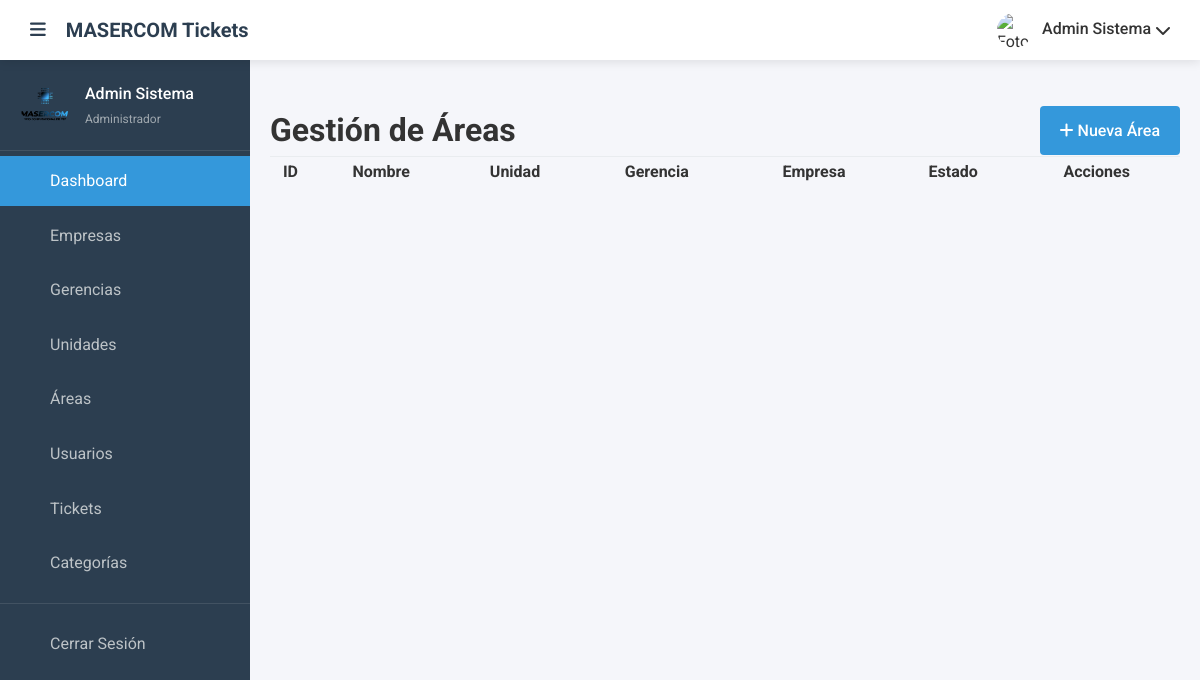
/admin/areas.php (signed in), run on an earlier commit of the app's database.
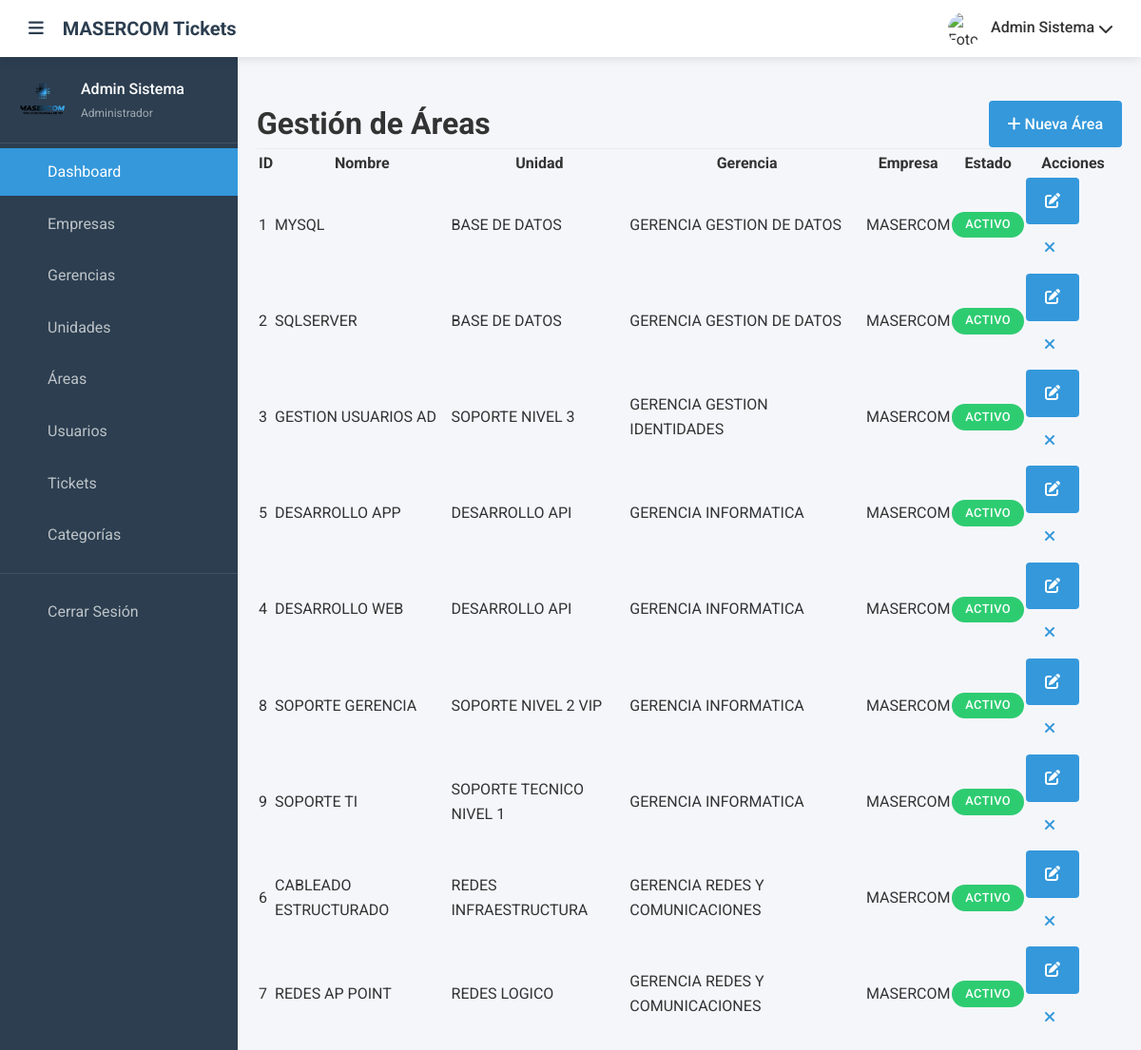
And on a later commit of the database.
### tables this page shows
CREATE TABLE `areas` (
  `id` int(11) NOT NULL,
  `id_unidad` int(11) NOT NULL,
  `nombre` varchar(100) NOT NULL,
  `descripcion` text DEFAULT NULL,
  `estado` tinyint(1) DEFAULT 1,
  `fecha_creacion` datetime DEFAULT current_timestamp()
);

CREATE TABLE `unidades` (
  `id` int(11) NOT NULL,
  `id_gerencia` int(11) NOT NULL,
  `nombre` varchar(100) NOT NULL,
  `descripcion` text DEFAULT NULL,
  `estado` tinyint(1) DEFAULT 1,
  `fecha_creacion` datetime DEFAULT current_timestamp()
);

CREATE TABLE `gerencias` (
  `id` int(11) NOT NULL,
  `id_empresa` int(11) NOT NULL,
  `nombre` varchar(100) NOT NULL,
  `descripcion` text DEFAULT NULL,
  `estado` tinyint(1) DEFAULT 1,
  `fecha_creacion` datetime DEFAULT current_timestamp()
);

CREATE TABLE `empresas` (
  `id` int(11) NOT NULL,
  `nombre` varchar(100) NOT NULL,
  `direccion` text DEFAULT NULL,
  `telefono` varchar(20) DEFAULT NULL,
  `estado` tinyint(1) DEFAULT 1,
  `fecha_creacion` datetime DEFAULT current_timestamp()
);

### admin/areas.php (the view, shortened to what this page needs)
<?php
$db = new Database();
$conn = $db->getConnection();
$action = $_GET['action'] ?? 'list';
$query = "SELECT a.*, u.nombre as unidad_nombre, g.nombre as gerencia_nombre, e.nombre as empresa_nombre
          FROM areas a
          JOIN unidades u ON a.id_unidad = u.id
          JOIN gerencias g ON u.id_gerencia = g.id
          JOIN empresas e ON g.id_empresa = e.id
          ORDER BY e.nombre, g.nombre, u.nombre, a.nombre";
$stmt = $conn->query($query);
$areas = $stmt->fetchAll(PDO::FETCH_ASSOC);
?>
<!DOCTYPE html>
<html lang="es">
<head>
    <link rel="stylesheet" href="../assets/css/style.css">
    <link rel="stylesheet" href="../assets/css/dashboard.css">
    <link rel="stylesheet" href="https://cdn.datatables.net/1.11.5/css/jquery.dataTables.min.css">
    <link rel="stylesheet" href="https://cdnjs.cloudflare.com/ajax/libs/font-awesome/6.0.0-beta3/css/all.min.css">
    <link rel="stylesheet" href="../assets/css/profesional.css">
</head>
<body>
    <?php $show_header = true; include '../includes/header.php'; ?>
    <div class="container">
        <?php include 'sidebar.php'; ?>
        <main class="main-content">
            <div class="page-header">
                <h1>Gestión de Áreas</h1>
                <div class="actions">
                    <?php if ($action != 'list'): ?>
                    <a href="areas.php" class="btn btn-secondary"><i class="fas fa-arrow-left"></i> Volver a la lista</a>
                    <?php else: ?>
                    <a href="areas.php?action=create" class="btn btn-primary"><i class="fas fa-plus"></i> Nueva Área</a>
                    <?php endif; ?>
                </div>
            </div>
            <?php if ($action == 'list'): ?>
                <div class="card">
                    <div class="card-body">
                        <table id="areasTable" class="display" style="width:100%">
                            <thead>
                                <tr>
                                    <th>ID</th>
                                    <th>Nombre</th>
                                    <th>Unidad</th>
                                    <th>Gerencia</th>
                                    <th>Empresa</th>
                                    <th>Estado</th>
                                    <th>Acciones</th>
                                </tr>
                            </thead>
                            <tbody>
                                <?php foreach ($areas as $area): ?>
                                    <tr>
                                        <td><?php echo $area['id']; ?></td>
                                        <td><?php echo htmlspecialchars($area['nombre']); ?></td>
                                        <td><?php echo htmlspecialchars($area['unidad_nombre']); ?></td>
                                        <td><?php echo htmlspecialchars($area['gerencia_nombre']); ?></td>
                                        <td><?php echo htmlspecialchars($area['empresa_nombre']); ?></td>
                                        <td><span class="badge <?php echo $area['estado'] ? 'badge-success' : 'badge-danger'; ?>"><?php echo $area['estado'] ? 'Activo' : 'Inactivo'; ?></span></td>
                                        <td>
                                            <a href="areas.php?action=edit&id=<?php echo $area['id']; ?>" class="btn btn-sm btn-primary" title="Editar"><i class="fas fa-edit"></i></a>
                                            <a href="areas.php?toggle=1&id=<?php echo $area['id']; ?>" class="btn btn-sm btn-<?php echo $area['estado'] ? 'warning' : 'success'; ?>" title="<?php echo $area['estado'] ? 'Desactivar' : 'Activar'; ?>"><i class="fas fa-<?php echo $area['estado'] ? 'times' : 'check'; ?>"></i></a>
                                        </td>
                                    </tr>
                                <?php endforeach; ?>
                            </tbody>
                        </table>
                    </div>
                </div>
            <?php endif; ?>
        </main>
    </div>
</body>
</html>

What changed in the data, as far as the page shows it:
added areas: id "1", nombre "MYSQL", id_unidad.nombre "BASE DE DATOS", gerencias.nombre "GERENCIA GESTION DE DATOS", empresas.nombre "MASERCOM", estado "ACTIVO"
added areas: id "2", nombre "SQLSERVER", id_unidad.nombre "BASE DE DATOS", gerencias.nombre "GERENCIA GESTION DE DATOS", empresas.nombre "MASERCOM", estado "ACTIVO"
added areas: id "3", nombre "GESTION USUARIOS AD", id_unidad.nombre "SOPORTE NIVEL 3", gerencias.nombre "GERENCIA GESTION IDENTIDADES", empresas.nombre "MASERCOM", estado "ACTIVO"
added areas: id "5", nombre "DESARROLLO APP", id_unidad.nombre "DESARROLLO API", gerencias.nombre "GERENCIA INFORMATICA", empresas.nombre "MASERCOM", estado "ACTIVO"
added areas: id "4", nombre "DESARROLLO WEB", id_unidad.nombre "DESARROLLO API", gerencias.nombre "GERENCIA INFORMATICA", empresas.nombre "MASERCOM", estado "ACTIVO"
added areas: id "8", nombre "SOPORTE GERENCIA", id_unidad.nombre "SOPORTE NIVEL 2 VIP", gerencias.nombre "GERENCIA INFORMATICA", empresas.nombre "MASERCOM", estado "ACTIVO"
added areas: id "9", nombre "SOPORTE TI", id_unidad.nombre "SOPORTE TECNICO NIVEL 1", gerencias.nombre "GERENCIA INFORMATICA", empresas.nombre "MASERCOM", estado "ACTIVO"
added areas: id "6", nombre "CABLEADO ESTRUCTURADO", id_unidad.nombre "REDES INFRAESTRUCTURA", gerencias.nombre "GERENCIA REDES Y COMUNICACIONES", empresas.nombre "MASERCOM", estado "ACTIVO"
added areas: id "7", nombre "REDES AP POINT", id_unidad.nombre "REDES LOGICO", gerencias.nombre "GERENCIA REDES Y COMUNICACIONES", empresas.nombre "MASERCOM", estado "ACTIVO"
